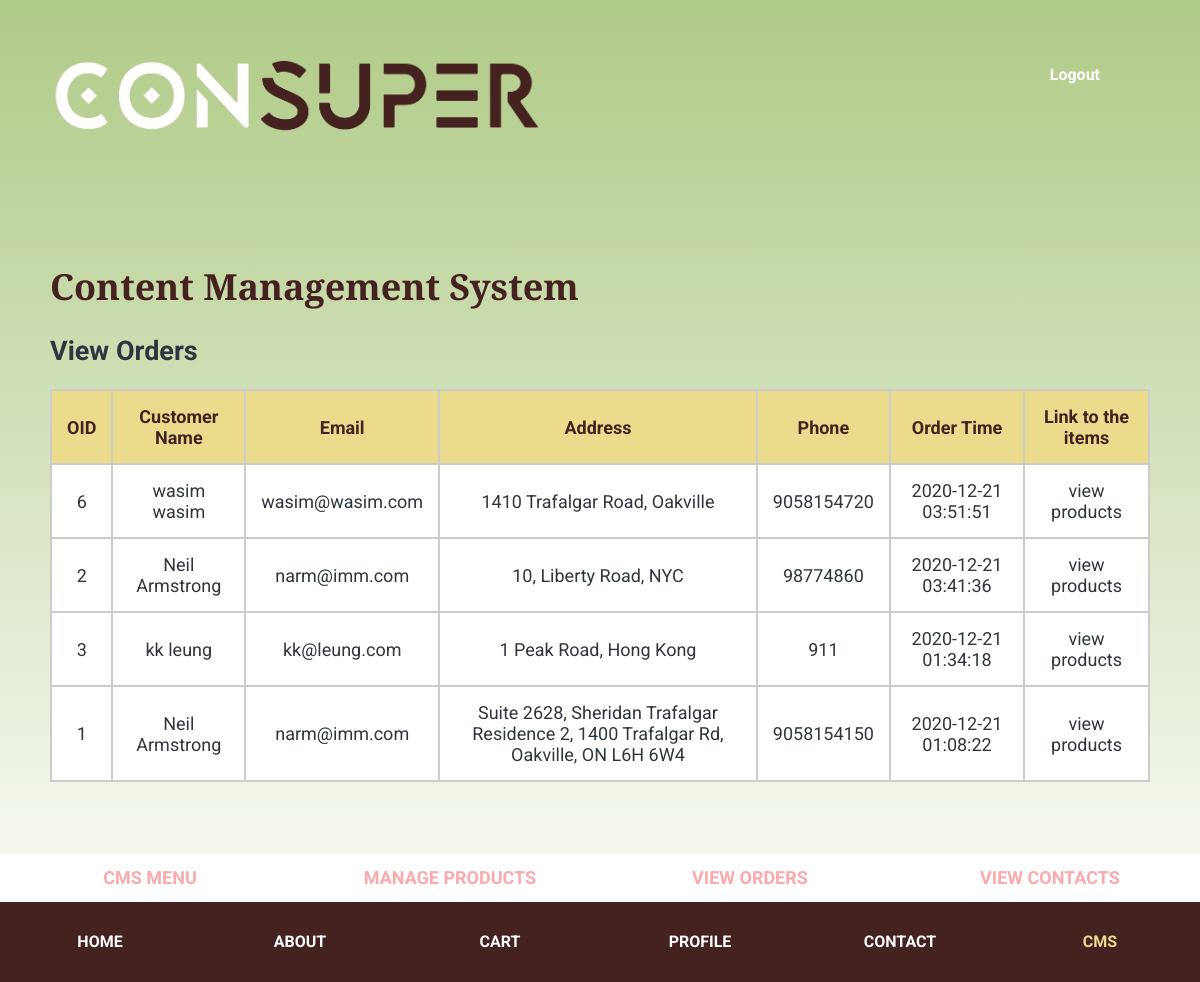
The app's page /cms/view-orders.php (signed in) with its own data.
### tables this page shows
CREATE TABLE `order` (
  `orderId` int(11) NOT NULL,
  `address` text NOT NULL,
  `phone` text NOT NULL,
  `cCName` text NOT NULL,
  `cCNum` text NOT NULL,
  `expMM` int(11) NOT NULL,
  `expYY` int(11) NOT NULL,
  `paid` int(11) NOT NULL,
  `paidTime` timestamp NOT NULL DEFAULT current_timestamp() ON UPDATE current_timestamp()
);

CREATE TABLE `person` (
  `personId` int(11) NOT NULL,
  `fName` varchar(30) NOT NULL,
  `lName` varchar(30) NOT NULL,
  `email` varchar(30) NOT NULL,
  `password` varchar(30) NOT NULL,
  `userId` int(11) NOT NULL,
  `timeStamp` datetime NOT NULL
);

### cms/view-orders.php (the view, shortened to what this page needs)
<?php
if(isset($_SESSION["personId"]) && isset($_SESSION["userId"])) {
    if ($_SESSION["userId"]== "1"){
    ?>
    <!DOCTYPE html>
    	<html>
        	<head>
                <link rel="stylesheet" href="../css/cms.css">
        	</head>
        	<body>
            <?php include("../includes/2ndlevel-header.php"); ?>
                <main>
                    <h1>Content Management System</h1>
                    <h2>View Orders</h2>
                    <?php
                	include('../includes/db-config.php');
                	$stmt = $pdo->prepare("SELECT * FROM ((`order-person`
                    INNER JOIN `person` ON `order-person`.`personId` = `person`.`personId`)
                    INNER JOIN `order` ON `order-person`.`orderId` = `order`.`orderId`)
                    WHERE `paid`=1 ORDER BY `paidTime` DESC;");
                	$stmt->execute();
                    $orderId=0; ?>
                    <table>
                    	<tr>
                        	<th>OID</th>
                        	<th>Customer Name</th>
                            <th>Email</th>
                        	<th>Address</th>
                        	<th>Phone</th>
                            <th>Order Time</th>
                        	<th>Link to the items</th>
                    	</tr>
                    <?php while($row = $stmt->fetch(PDO::FETCH_ASSOC)) {
                        if ($orderId !== $row["orderId"]) {  ?>
                        <tr>
                            <td><?php echo($row["orderId"]); ?></td>
                            <td><?php echo($row["fName"]." ".$row["lName"]); ?></td>
                            <td><?php echo($row["email"]); ?></td>
                            <td><?php echo($row["address"]); ?></td>
                            <td><?php echo($row["phone"]); ?></td>
                            <td><?php echo($row["paidTime"]); ?></td>
                            <td><a href="../orders/orders.php?orderId=<?php echo($row["orderId"]);?>">view products</a></td>
                 		</tr>
             		<?php $orderId = $row["orderId"]; } } ?>
             		</table>
        <?php include("../includes/cms-footer.php"); ?>
        </main>
        <?php include("../includes/2ndlevel-footer.php"); ?>
        	</body>
    	</html>
<?php }
}else{
include('../includes/admin-else.php');}
?>

### css/cms.css (style rules this page uses)
html { position: relative; }
body { position: relative; box-sizing: border-box; background-size: cover; background-repeat: no-repeat; background-attachment:fixed; background-image: linear-gradient(to bottom, #b0ca87 , white); font-family:"roboto"; color: #2f3640; margin: 0 50px; padding:0; }
main { position: relative; box-sizing: border-box; width:100%; font-size:18px; }
main { margin-top:120px; margin-bottom:200px }
a:link { text-decoration: none; color:inherit; }
h1 { font-family: "Merriweather Sans"; color:#442220; }
table, td, th { border: 2px solid #cccccc; }
table { width: 100%; border-collapse: collapse; overflow: hidden; text-align:center; }
th, td { padding: 15px; background-color: white; }
th { background-color: #ebdb8c; color:#442220; }

### records on screen
order-person: orderId.orderId "6", personId.fName "wasim", personId.lName "wasim", personId.email "wasim@wasim.com", orderId.address "1410 Trafalgar Road, Oakville", orderId.phone "9058154720", orderId.paidTime "2020-12-21 03:51:51"
order-person: orderId.orderId "2", personId.fName "Neil", personId.lName "Armstrong", personId.email "narm@imm.com", orderId.address "10, Liberty Road, NYC", orderId.phone "98774860", orderId.paidTime "2020-12-21 03:41:36"
order-person: orderId.orderId "3", personId.fName "kk", personId.lName "leung", personId.email "kk@leung.com", orderId.address "1 Peak Road, Hong Kong", orderId.phone "911", orderId.paidTime "2020-12-21 01:34:18"
order-person: orderId.orderId "1", personId.fName "Neil", personId.lName "Armstrong", personId.email "narm@imm.com", orderId.address "Suite 2628, Sheridan Trafalgar Residence 2, 1400 Trafalgar Rd, Oakville, ON L6H 6W4", orderId.phone "9058154150", orderId.paidTime "2020-12-21 01:08:22"
